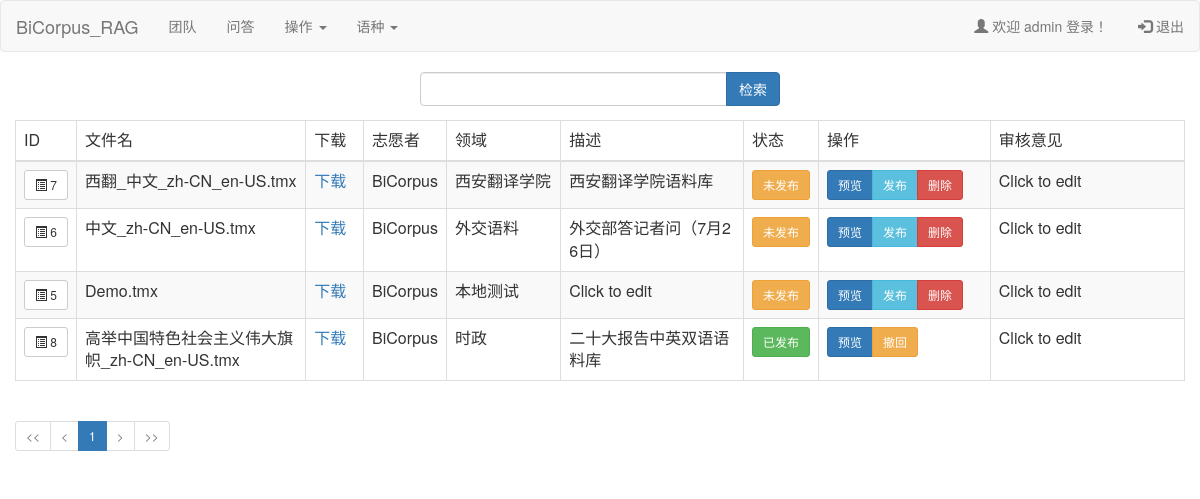
Screenshot of /listfiles.php (signed in) with the database file from the repository.
### tables this page shows
CREATE TABLE `users` (
  `id` int(10) UNSIGNED NOT NULL,
  `username` varchar(100) NOT NULL,
  `fullname` varchar(100) NOT NULL,
  `university` varchar(100) NOT NULL,
  `password` varchar(100) NOT NULL,
  `anythingllmkey` varchar(255) NOT NULL,
  `type` int(5) NOT NULL
);

CREATE TABLE `files` (
  `id` int(5) NOT NULL,
  `sourcefilename` varchar(200) DEFAULT NULL,
  `savefilepath` varchar(200) DEFAULT NULL,
  `savefilename` varchar(200) DEFAULT NULL,
  `uploaduser` varchar(50) DEFAULT NULL,
  `uploadtime` varchar(50) DEFAULT NULL,
  `source_lang` varchar(100) NOT NULL COMMENT '源语言',
  `target_lang` varchar(100) NOT NULL COMMENT '目标语言',
  `field` varchar(50) DEFAULT NULL,
  `description` varchar(1000) DEFAULT NULL,
  `comments` varchar(500) NOT NULL,
  `status` int(5) NOT NULL DEFAULT '0'
);

### shared/resource.php (called while the page is built)
<?php
$strings = array(
    "title" => "BiCorpus_RAG",
    "description" => "该网站可用于上传、展示和管理双语数据，并与Ollama和AnythingLLM结合实现基于平行语料库的RAG。"
);
?>

### shared/lock.php (called while the page is built, shortened)
<?php
include('config.php');
$user_check=$_SESSION['login_user'];
$user_type = $_SESSION['type'];
mysqli_select_db($conn,"tmxs");
mysqli_query($conn,"set names utf8");
$ses_sql=mysqli_query($conn,"SELECT * FROM users WHERE username='{$user_check}' ");
$row=mysqli_fetch_array($ses_sql,MYSQLI_ASSOC);
$login_session = $row['username'];
?>

### listfiles.php (the view, shortened to what this page needs)
<?php
include "shared/lock.php";
?>
<?php
include "shared/head.php";
?>
<?php
include "shared/navbar.php";
?>
<div class="container-fluid">
   <div class="row">
      <div class="col-md-12">
		<div class="col-md-4">
		</div>
		<div class="col-md-4">
			<form method="GET" action="" >
				<div class="input-group">
                    <input type="text" class="form-control" name="query">
                    <span class="input-group-btn">
                        <button class="btn btn-primary" type="submit">检索</button>
                    </span>
				</div>
			</form>
		</div>
		<div class="col-md-4">
		</div>
	  </div>
   </div>
   <div class="row">
		<div class="col-md-12">
		<?php
		function getName($number)
		{
			global $conn;
			$sql_get_name = "SELECT fullname FROM users WHERE id = '{$number}'";
			$get_name = mysqli_query($conn,$sql_get_name);
			$row =  mysqli_fetch_array($get_name,MYSQLI_ASSOC);
			return $row["fullname"];
		}
		mysqli_select_db($conn,DB_DATABASE);
		if(!isset($_GET["query"]))
		{
			$query = "";
		}
		else
		{
			$query = $_GET["query"];
		}
		if(!isset($_GET["page"]))
		{
			$page = "";
		}
		else
		{
			$page = $_GET["page"];
		}
		$limit = 10;
		$adjacents = 4;
		if(isset($_GET['page']) && $_GET['page'] != "") {
			$page = $_GET['page'];
			$offset = $limit * ($page-1);
		} else {
			$page = 1;
			$offset = 0;
		}
		if($user_type == 1)
		{
			$sql_count_data = "SELECT COUNT(*) 'total_rows' FROM `files` WHERE sourcefilename LIKE '%{$query}%' OR field LIKE '%{$query}%' OR description LIKE '%{$query}%' OR uploaduser LIKE '%{$query}%'";
		}
		elseif($user_type == 2)
		{
			$sql_count_data = "SELECT COUNT(*) 'total_rows' FROM `files` WHERE uploaduser = '{$user_id}' AND (sourcefilename LIKE '%{$query}%' OR field LIKE '%{$query}%' OR description LIKE '%{$query}%')";
		}
		mysqli_query($conn,"set names utf8");
		$count_data = mysqli_query($conn, $sql_count_data);
		$total_data = mysqli_fetch_array($count_data,MYSQLI_ASSOC);
		$total_rows = $total_data["total_rows"];
		$total_pages = ceil($total_rows / $limit);
		if($user_type == 1)
		{
			$sql = "SELECT * FROM files WHERE sourcefilename LIKE '%{$query}%' OR field LIKE '%{$query}%' OR description LIKE '%{$query}%' OR uploaduser LIKE '%{$query}%' ORDER BY status,id DESC limit $offset, $limit  ";
		}
		elseif($user_type == 2)
		{
			$sql = "SELECT * FROM files WHERE uploaduser = '{$user_id}' AND (sourcefilename LIKE '%{$query}%' OR field LIKE '%{$query}%' OR description LIKE '%{$query}%') ORDER BY id DESC limit $offset, $limit  ";
		}
		mysqli_query($conn,"set names utf8");
		$result = mysqli_query($conn,$sql);
		if(mysqli_num_rows($result) > 0) {
		echo "<table class='table table-bordered table-striped'>
				<thead>
				<td width='5%'>ID</td>
				<td width='20%'>文件名</td>
				<td width='5%'>下载</td>
				<td width='7%'>志愿者</td>".
				"<td width='10%'>领域</td>
				<td width='16%'>描述</td>
				<td width='5%'>状态</td>
				<td width='15%'>操作</td>
				<td width='17%'>审核意见</td>
			</thead>";
		while($row = mysqli_fetch_array($result, MYSQLI_ASSOC))
			{
				echo "<tr>
						<td>
							<a href='metadata.php?id={$row["id"]}' target = '_blank' class='btn btn-default btn-sm'>
							<span class='glyphicon glyphicon-list-alt'></span> {$row["id"]}
							</a>
						</td>
						<td>{$row["sourcefilename"]}</td>
						<td><a href='{$row["savefilepath"]}' target='_blank'>下载</a></td>
						<td>";
				echo getName($row["uploaduser"]);
				echo "</td>".
						"<td><div class='edit_field editarea' id='".$row["id"]."'>".$row["field"]."</div></td>
						<td style='word-break:break-all'><div class='edit_description editarea' id='".$row["id"]."'>".$row["description"]."</div></td>
						<td>";
						if($row["status"] == 0)
						{
							echo '<button type="button" class="btn btn-warning btn-sm" >未发布</button>';
						}
						elseif($row["status"] == 1)
						{
							echo '<button type="button" class="btn btn-success btn-sm" >已发布</button>';
						}
						elseif($row["status"] == 3)
						{
							echo '<button type="button" class="btn btn-danger btn-sm" >待删除</button>';
						}
				echo		"</td>
						<td>
							<div class='btn-group'>
								<a type='button' class='btn btn-primary btn-sm' href='previewfile.php?id={$row["id"]}' target='_blank'>预览</a>";
							if($user_type == 1)
							{
								if($row["status"] == 0)
								{
									echo "<a type='button' class='btn btn-info btn-sm' href='verify.php?id={$row["id"]}&status=0&query={$query}&page={$page}'>发布</a>";
									echo "<a type='button' class='btn btn-danger btn-sm' href='deletefile.php?id={$row["id"]}&query={$query}&page={$page}'>删除</a>";
								}
								elseif($row["status"] == 1)
								{
									echo "<a type='button' class='btn btn-warning btn-sm' href='verify.php?id={$row["id"]}&status=1&query={$query}&page={$page}'>撤回</a>";
								}
							}
				echo "			</div>
						</td>";
				echo "<td><div class='edit_comments editarea' id='".$row["id"]."'>".$row["comments"]."</div></td>
					</tr>";
			}
		echo "</table>";
		}
		if($total_pages <= (1+($adjacents * 2)))
		{
			$start = 1;
			$end   = $total_pages;
		}
		?>
	<?php if($total_pages > 0) { ?>
          <ul class="pagination pagination-sm justify-content-center">
            <li class='page-item <?php ($page <= 1 ? print 'disabled' : '')?>'>
              <a class='page-link' href='listfiles.php?query=<?php echo $query;?>&page=1'><<</a>
            </li>
            <li class='page-item <?php ($page <= 1 ? print 'disabled' : '')?>'>
              <a class='page-link' href='listfiles.php?query=<?php echo $query;?>&page=<?php ($page>1 ? print($page-1) : print 1)?>'><</a>
            </li>
            <?php for($i=$start; $i<=$end; $i++) { ?>
            <li class='page-item <?php ($i == $page ? print 'active' : '')?>'>
              <a class='page-link' href='listfiles.php?query=<?php echo $query;?>&page=<?php echo $i;?>'><?php echo $i;?></a>
            </li>
            <?php } ?>
            <li class='page-item <?php ($page >= $total_pages ? print 'disabled' : '')?>'>
              <a class='page-link' href='listfiles.php?query=<?php echo $query;?>&page=<?php ($page < $total_pages ? print($page+1) : print $total_pages)?>'>></a>
            </li>
            <li class='page-item <?php ($page >= $total_pages ? print 'disabled' : '')?>'>
              <a class='page-link' href='listfiles.php?query=<?php echo $query;?>&page=<?php echo $total_pages;?>'>>>
              </a>
            </li>
          </ul>
       <?php   } ?>
		</div>
	</div>
   </div>
</body>
</html>

### shared/navbar.php (shortened to what this page needs)
<div class="row">
<div class="col-md-12">
<nav class="navbar navbar-default" role="navigation">
    <div class="container-fluid">
    <div class="navbar-header">
        <a class="navbar-brand" href="index.php"><?php echo $strings["title"]; ?></a>
    </div>
	<ul class="nav navbar-nav">
			<li><a href="team.php">团队</a></li>
			<li><a href="chat.php">问答</a></li>
			<li class="dropdown">
				<a href="#" class="dropdown-toggle" data-toggle="dropdown">
						操作
						<b class="caret"></b>
                </a>
			</li>
			<li class="dropdown">
			<a href="#" class="dropdown-toggle" data-toggle="dropdown">
                    语种
                    <b class="caret"></b>
                </a>
			</li>
	</ul>
	<ul class="nav navbar-nav navbar-right">
            <li><a href="user.php"><span class="glyphicon glyphicon-user"></span> 欢迎  <?php echo $login_session; ?> 登录！</a></li>
            <li><a href="logout.php"><span class="glyphicon glyphicon-log-in"></span> 退出</a></li>
    </ul>
    </div>
</nav>
</div>
</div>

### rows the page displays
users: username "admin"
files: id "7", sourcefilename "西翻_中文_zh-CN_en-US.tmx", uploaduser.fullname "BiCorpus", field "西安翻译学院", description "西安翻译学院语料库", status "未发布"
files: id "6", sourcefilename "中文_zh-CN_en-US.tmx", uploaduser.fullname "BiCorpus", field "外交语料", description "外交部答记者问（7月26日）", status "未发布"
files: id "5", sourcefilename "Demo.tmx", uploaduser.fullname "BiCorpus", field "本地测试", status "未发布"
files: id "8", sourcefilename "高举中国特色社会主义伟大旗帜_zh-CN_en-US.tmx", uploaduser.fullname "BiCorpus", field "时政", description "二十大报告中英双语语料库", status "已发布"

### other values shown
$strings["title"] "BiCorpus_RAG"
